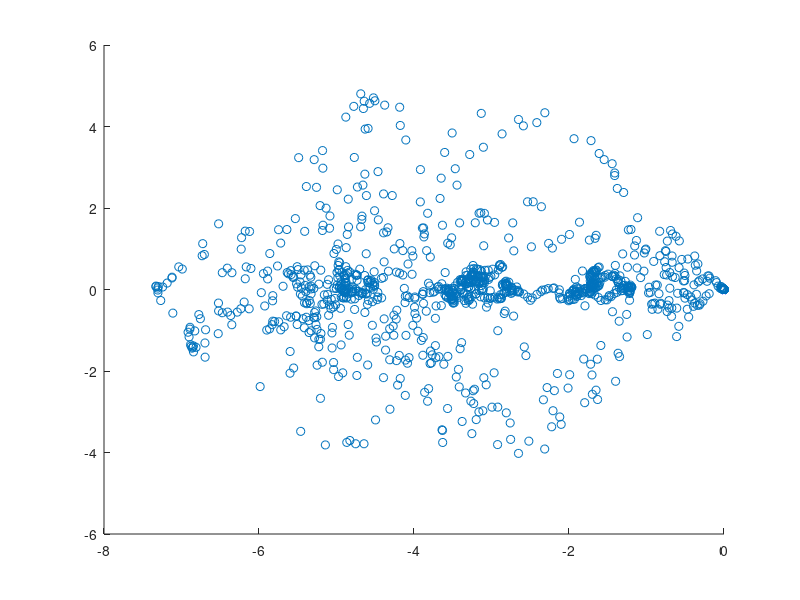

Recreate this plot in MATLAB.
load A.dat
%result=zeros(10,1);
[U,S,V] = svd(A);
%k=1~10
k=2;
U2 = U(:,1:k);
S2 = S(1:k,1:k);
V2 = V(:,1:k);
A_2 = U2*S2;
AT=A*V2;
scatter(A_2(:,1),A_2(:,2));
  
